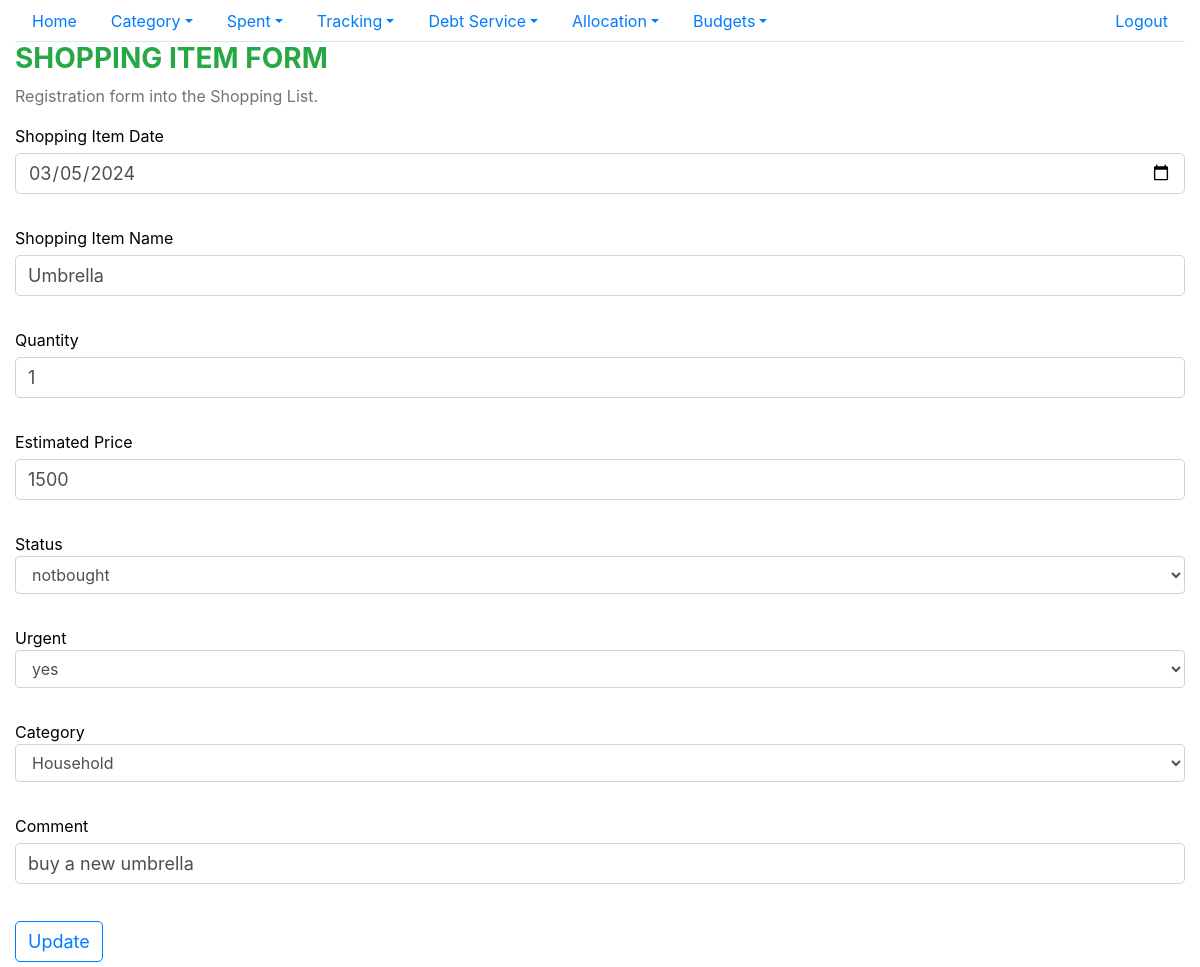
/shopper/updateshopping/26 (signed in), run on the app's committed database.
### shopper/models.py (models this page shows, shortened)
class ShoppingItem(models.Model):
    choices = (('notbought','notbought'),('pending','pending'),('completed','completed'))
    item_date = models.DateField()
    item_name = models.CharField(max_length=128)
    quantity = models.IntegerField(default=1)
    estimated_price = models.IntegerField()
    status = models.CharField(max_length=32,choices=choices,default="notbought")
    category_id = models.ForeignKey(CategoryItem,on_delete=models.CASCADE)
    comment = models.CharField(max_length=256,null=True,blank=True)
    urgent = models.CharField(max_length=8,choices=(('yes','yes'),('no','no')),default='no')
    user_id = models.ForeignKey(settings.AUTH_USER_MODEL, on_delete=models.CASCADE)
    voided = models.IntegerField(default=0)
    date_created = models.DateTimeField(auto_now_add=True)
    date_updated = models.DateTimeField(auto_now=True)
    class Meta:
        ordering=['-item_date']

### shopper/views.py (the view, shortened to what this page needs)
# urls.py: path('updateshopping/<int:pk>', views.ShoppingUpdateView.as_view(), name='update_shopping'),
class ShoppingUpdateView(View,LoginRequiredMixin):
    def get(self,request,pk):
        user = User.objects.get(username=self.request.user)
        shopping_item = ShoppingItem.objects.get(pk=pk)
        form = ShoppingUpdateForm(instance=shopping_item)
        form.fields['category_id'].queryset = CategoryItem.objects.filter(voided=0, user_id=user)
        return render(request,'shopper/shopping_update_form.html',{'form':form})

### shopper/forms.py
class ShoppingUpdateForm(forms.ModelForm):
    class Meta:
        model = ShoppingItem
        fields = ['item_date','item_name', 'quantity','status','urgent' ,'estimated_price','category_id','comment']
        widgets = {
            'item_date': forms.TextInput(attrs={'type': 'date', 'value': tz.now().date(), 'class': 'form-group form-control'}),
            'item_name': forms.TextInput(attrs={'class': 'form-group form-control'}),
            'quantity': forms.NumberInput(attrs={'class': 'form-group form-control'}),
            'estimated_price': forms.NumberInput(attrs={'class': 'form-group form-control'}),
            'category_id': forms.Select(attrs={'class': 'form-group form-control'}),
            'urgent': forms.Select(attrs={'class':'form-group form-control'}),
            'status': forms.Select(attrs={'class': 'form-group form-control'}),
            'comment': forms.TextInput(attrs={'class': 'form-group form-control'}),
        }

### shopper/models.py (called while the page is built)
    def __str__(self):
        return self.category_name

### shopper/templates/shopper/shopping_update_form.html (shortened to what this page needs)
{% extends "base.html" %}
{% block content %}
<h3 class="text-success font-weight-bold">SHOPPING ITEM FORM</h3>
<p class="text-secondary"> Registration form into the  Shopping List.</p>
<div>
<form action="" method="post">
	<div class="row">
		<div class="form-group col">
			<label for="item_date" class="form-control-label">Shopping Item Date </label>
			{{form.item_date}}
		</div>
    </div>
    <div class="row">
		<div class="form-group col">
			<label for="item_name" class="form-control-label"> Shopping Item Name</label>
            {{form.item_name}}
		</div>
	</div>
    <div class="row">
        <div class="form-group col">
			<label for="quantity" class="form-control-label">Quantity</label>
			{{form.quantity}}
		</div>
    </div>
	<div class="row">
        <div class="form-group col">
			<label for="estimated_price" class="form-control-label"> Estimated Price</label>
			{{form.estimated_price}}
		</div>
    </div>
	<div class="row">
        <div class="form-group col">
			<label for="status" class="form-control-label"> Status</label>
			{{form.status}}
		</div>
    </div>
    <div class="row">
        <div class="form-group col">
			<label for="status" class="form-control-label"> Urgent</label>
			{{form.urgent}}
		</div>
    </div>
	<div class="row">
        <div class="form-group col">
			<label for="category_id" class="form-control-label"> Category</label>
			{{form.category_id}}
		</div>
    </div>
  <div class="row">
        <div class="form-group col">
			<label for="comment" class="form-control-label"> Comment</label>
			{{form.comment}}
		</div>
    </div>
    <div class="row">
        <div class="col">
            <button type="submit" class="btn btn-outline-primary" > Update </button>
        </div>
    </div>
</form>
</div>
{% endblock content %}

### static/spent/main.css (style rules this page uses)
body { color: #000; overflow-x: hidden; height: 100%; background-repeat: no-repeat; background-size: 100% 100% }
.form-control-label { margin-bottom: 0 }
input, textarea, button { padding: 8px 15px; border-radius: 5px !important; margin: 5px 0px; box-sizing: border-box; border: 1px solid #ccc; font-size: 18px !important; font-weight: 300 }

### data on the page
ShoppingItem: item_date "03/05/2024", item_name "Umbrella", quantity "1", estimated_price "1500", status "notbought", urgent "yes", category_id "Household", comment "buy a new umbrella"
